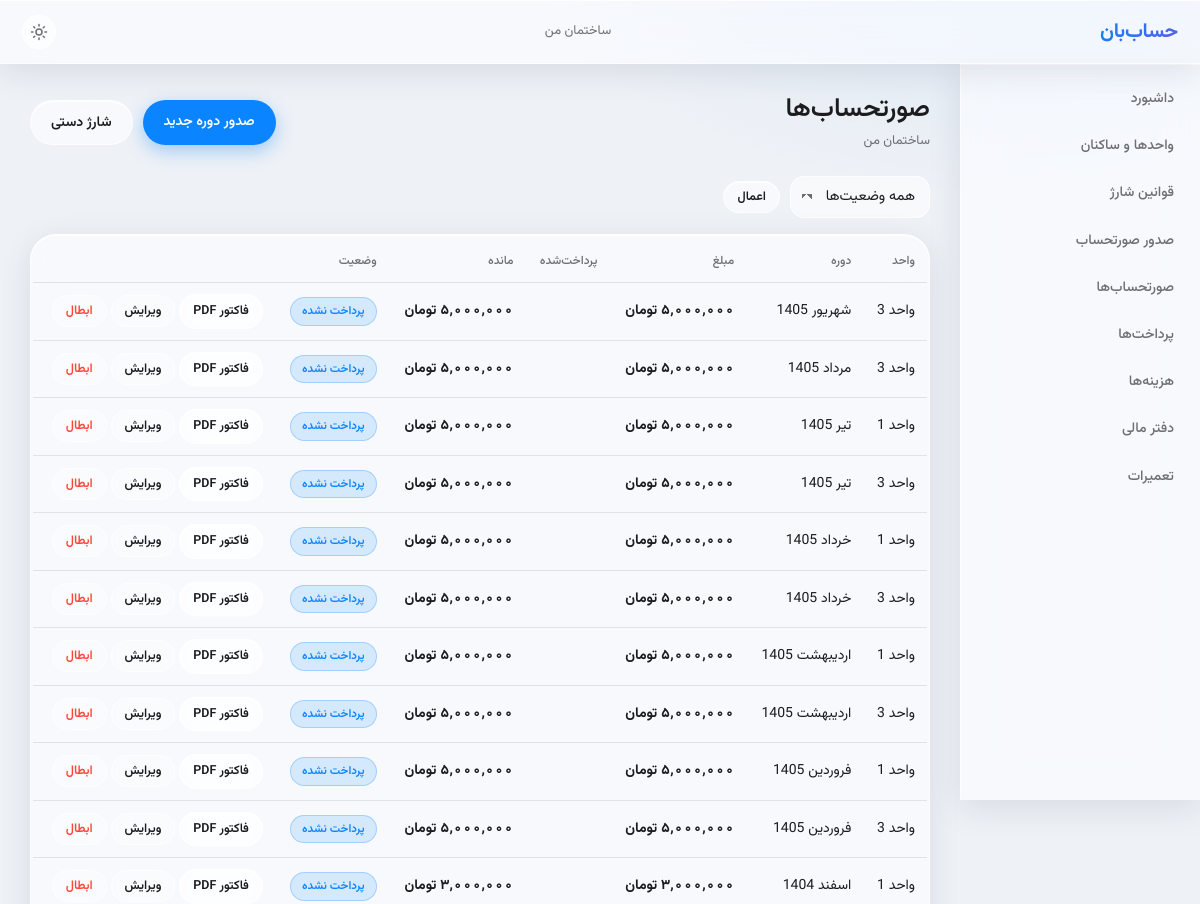
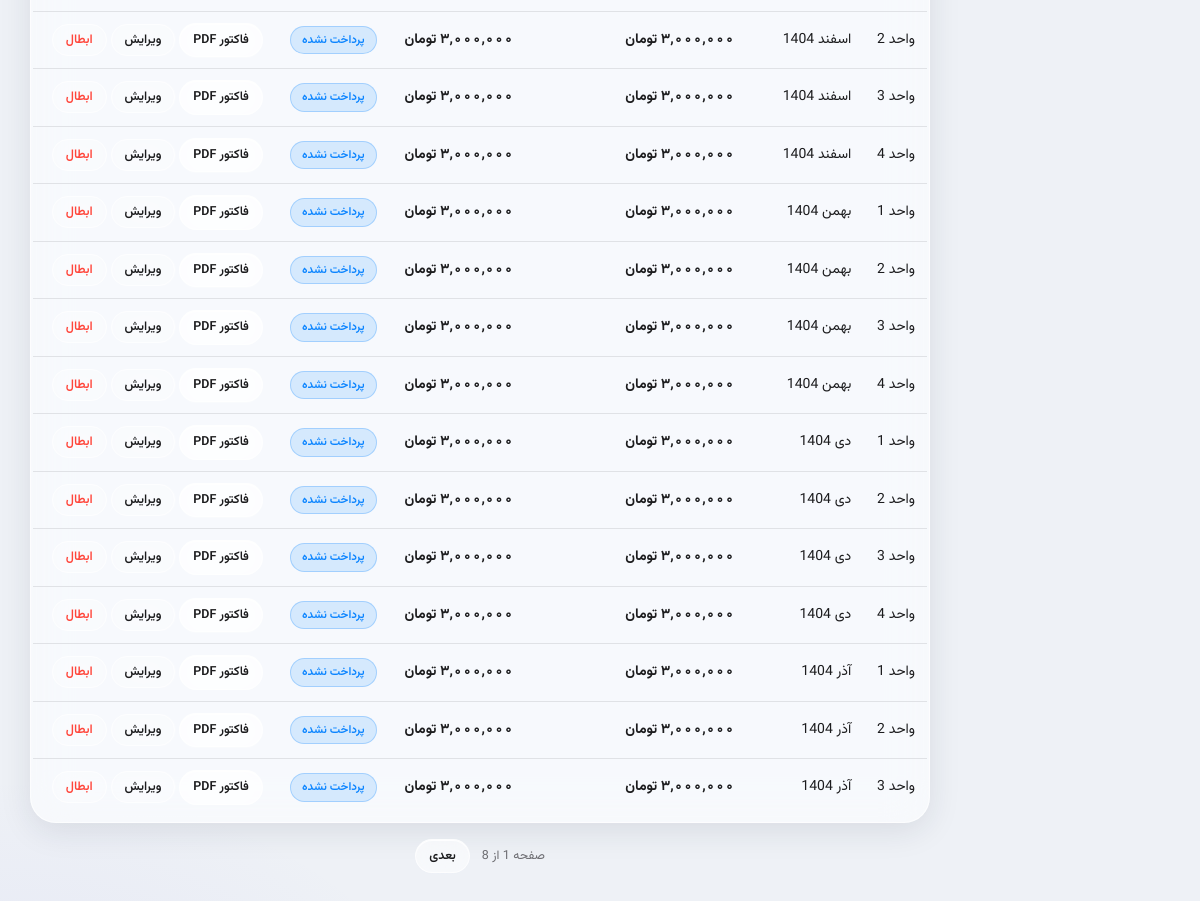
/billing/buildings/4/charges/, run on an earlier commit of the app's database (2 pictures, top to bottom).
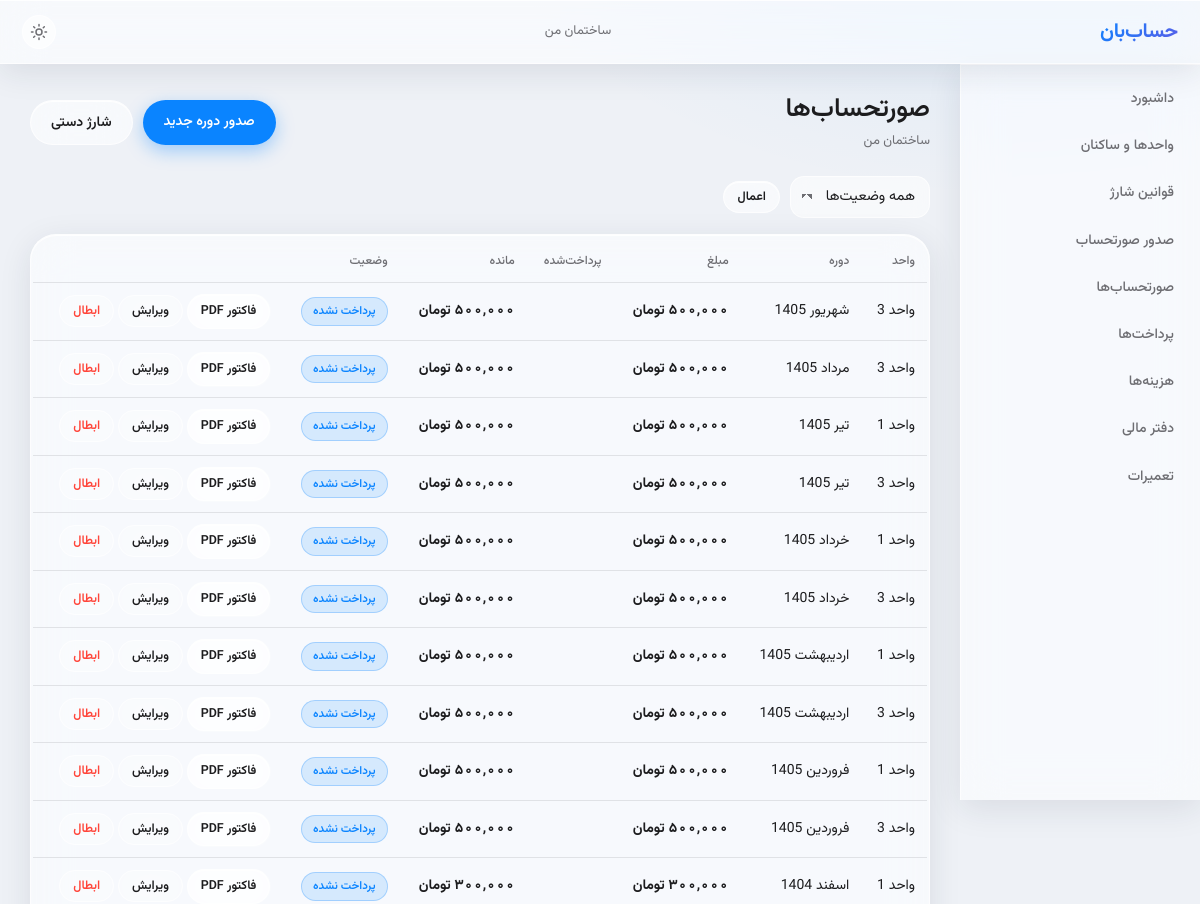
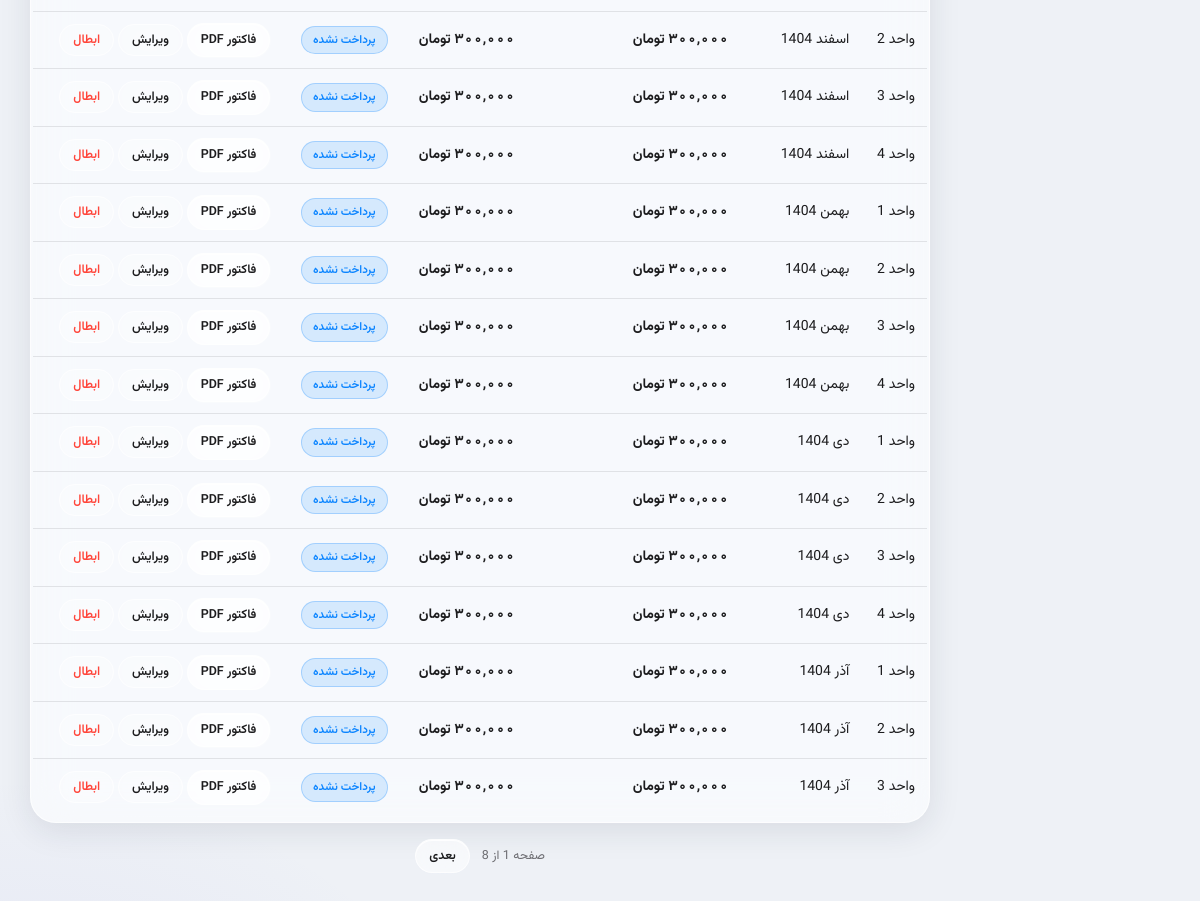
And on a later commit of the database (2 pictures, top to bottom).
### buildings/models.py (models this page shows, shortened)
class Building(models.Model):
    name = models.CharField(max_length=120)
    address = models.CharField(max_length=250, blank=True)
    created_at = models.DateTimeField(auto_now_add=True)
    class Meta:
        ordering = ["name"]

class Unit(models.Model):
    building = models.ForeignKey(Building, on_delete=models.CASCADE, related_name="units")
    number = models.CharField(max_length=10)
    area = models.DecimalField(max_digits=8, decimal_places=2, default=0)
    parking_count = models.PositiveSmallIntegerField(default=0)
    storage_count = models.PositiveSmallIntegerField(default=0)
    class Meta:
        ordering = ["building", "number"]
        constraints = [
            models.UniqueConstraint(fields=["building", "number"], name="unique_unit_number_per_building"),
        ]
        indexes = [models.Index(fields=["building"])]

### charges/models.py (models this page shows, shortened)
class Charge(models.Model):
    class Status(models.TextChoices):
        UNPAID = "unpaid", "پرداخت نشده"
        PARTIAL = "partial", "پرداخت جزئی"
        PAID = "paid", "پرداخت شده"
        CANCELLED = "cancelled", "ابطال شده"
    building = models.ForeignKey(Building, on_delete=models.CASCADE, related_name="charges")
    unit = models.ForeignKey(Unit, on_delete=models.CASCADE, related_name="charges")
    year = models.PositiveIntegerField()
    month = models.PositiveSmallIntegerField()
    total_amount = models.DecimalField(max_digits=14, decimal_places=2)
    status = models.CharField(max_length=10, choices=Status.choices, default=Status.UNPAID)
    created_at = models.DateTimeField(auto_now_add=True)
    class Meta:
        ordering = ["-year", "-month", "unit__number"]
        constraints = [
            models.UniqueConstraint(fields=["unit", "year", "month"], name="unique_billing_period_per_unit"),
        ]
        indexes = [
            models.Index(fields=["building", "year", "month"]),
            models.Index(fields=["unit", "status"]),
        ]

### charges/views.py (the view)
# urls.py: path("buildings/<int:building_pk>/charges/", views.charge_list, name="charge_list"),
def charge_list(request, building_pk):
    building = get_object_or_404(Building, pk=building_pk)
    status = request.GET.get("status") or ""
    charges = Charge.objects.filter(building=building).select_related("unit")
    if status:
        charges = charges.filter(status=status)
    charges = charges.annotate(paid=Sum("allocations__amount")).order_by("-year", "-month", "unit__number")
    paginator = Paginator(charges, 25)
    page = paginator.get_page(request.GET.get("page"))
    badge_by_status = {
        Charge.Status.UNPAID: ("unpaid", "پرداخت نشده"),
        Charge.Status.PARTIAL: ("partial", "پرداخت جزئی"),
        Charge.Status.PAID: ("paid", "پرداخت شده"),
        Charge.Status.CANCELLED: ("cancelled", "ابطال شده"),
    }
    for charge in page.object_list:
        paid = charge.paid or 0
        charge.remaining = charge.total_amount - paid
        charge.status_display = badge_by_status[charge.status]
        charge.period_label_fa = period_label(charge.year, charge.month)
        charge.editable = not charge.allocations.exists() and charge.status != Charge.Status.CANCELLED
    return render(request, "charges/charge_list.html", {
        "building": building,
        "page": page,
        "charges": page.object_list,
        "status": status,
        "statuses": Charge.Status.choices,
        "filter_query": f"status={status}" if status else "",
    })

### buildings/jalali.py (called while the page is built)
def to_fa_digits(value):
    return str(value).translate(FA_DIGITS)

### buildings/templatetags/fa_tags.py (called while the page is built)
@register.filter
def money(value):
    if value in (None, ""):
        return ""
    try:
        quantized = Decimal(value).quantize(Decimal("1"))
    except Exception:
        return to_fa_digits(value)
    return to_fa_digits(f"{quantized:,}")

@register.filter
def toman(value):
    amount = money(value)
    return f"{amount} تومان" if amount != "" else ""

### charges/services.py (called while the page is built)
def period_label(year, month):
    return f"{JALALI_MONTHS[month - 1]} {year}"

### templates/charges/charge_list.html (shortened to what this page needs)
{% extends "base.html" %}
{% load fa_tags %}
{% block content %}
<div class="page-head">
  <div><h1>صورتحساب‌ها</h1><p>{{ building.name }}</p></div>
  <div class="page-actions">
    <a class="btn btn-primary" href="{% url 'billing' building.pk %}">صدور دوره جدید</a>
    <button class="btn" hx-get="{% url 'charge_create' building.pk %}" hx-target="#modal-content">شارژ دستی</button>
  </div>
</div>
<form class="filters" method="get">
  <select name="status">
    <option value="">همه وضعیت‌ها</option>
  </select>
  <button class="btn btn-sm">اعمال</button>
</form>
<div class="table-wrap glass" style="padding: 6px 2px">
  <table class="table">
    <thead><tr><th>واحد</th><th>دوره</th><th>مبلغ</th><th>پرداخت‌شده</th><th>مانده</th><th>وضعیت</th><th></th></tr></thead>
    <tbody>
      {% for c in charges %}
      <tr>
        <td data-label="واحد">واحد {{ c.unit.number }}</td>
        <td data-label="دوره">{{ c.period_label_fa }}</td>
        <td data-label="مبلغ" class="num">{{ c.total_amount|toman }}</td>
        <td data-label="پرداخت‌شده" class="num">{{ c.paid|toman }}</td>
        <td data-label="مانده" class="num">{{ c.remaining|toman }}</td>
        <td data-label="وضعیت"><span class="badge badge-{{ c.status_display.0 }}">{{ c.status_display.1 }}</span></td>
        <td data-label="">
          <a class="btn btn-sm" href="{% url 'charge_invoice_pdf' c.pk %}" target="_blank">فاکتور PDF</a>
          {% if c.editable %}
          <button class="btn btn-sm btn-ghost" hx-get="{% url 'charge_edit' c.pk %}" hx-target="#modal-content">ویرایش</button>
          <button class="btn btn-sm btn-ghost btn-danger" hx-post="{% url 'charge_cancel' c.pk %}" hx-confirm="این شارژ ابطال شود؟">ابطال</button>
          {% endif %}
        </td>
      </tr>
      {% empty %}
      <tr><td colspan="7"><div class="empty">صورتحسابی ثبت نشده است.</div></td></tr>
      {% endfor %}
    </tbody>
  </table>
</div>
{% include "partials/pagination.html" %}
{% endblock %}

### templates/base.html (shortened to what this page needs)
{% load static %}<!doctype html>
<html lang="fa" dir="rtl">
<head>
<link rel="stylesheet" href="{% static 'css/app.css' %}">
</head>
<body>
<div class="app" hx-headers='{"X-CSRFToken": "{{ csrf_token }}"}'>
  <header class="topbar glass">
    <a class="brand" href="/">حساب‌بان</a>
    <span class="topbar-building">{% if building %}{{ building.name }}{% endif %}</span>
    <button class="icon-btn" id="theme-toggle" aria-label="تغییر پوسته" title="تغییر پوسته">
      <svg class="icon-sun" width="18" height="18" viewBox="0 0 24 24" fill="none" stroke="currentColor" stroke-width="2" stroke-linecap="round"><circle cx="12" cy="12" r="4"/><path d="M12 2v2M12 20v2M4.9 4.9l1.4 1.4M17.7 17.7l1.4 1.4M2 12h2M20 12h2M4.9 19.1l1.4-1.4M17.7 6.3l1.4-1.4"/></svg>
    </button>
  </header>
  <aside class="sidebar glass">
    <nav class="nav">
      {% if building %}
      <a class="nav-item" href="{% url 'building_dashboard' building.pk %}">داشبورد</a>
      <a class="nav-item" href="{% url 'unit_list' building.pk %}">واحدها و ساکنان</a>
      <a class="nav-item" href="{% url 'rule_list' building.pk %}">قوانین شارژ</a>
      <a class="nav-item" href="{% url 'billing' building.pk %}">صدور صورتحساب</a>
      <a class="nav-item" href="{% url 'charge_list' building.pk %}">صورتحساب‌ها</a>
      <a class="nav-item" href="{% url 'payment_list' building.pk %}">پرداخت‌ها</a>
      <a class="nav-item" href="{% url 'expense_list' building.pk %}">هزینه‌ها</a>
      <a class="nav-item" href="{% url 'ledger_list' building.pk %}">دفتر مالی</a>
      <a class="nav-item" href="{% url 'maintenance_list' building.pk %}">تعمیرات</a>
      {% else %}
      <a class="nav-item" href="{% url 'building_create' %}" hx-get="{% url 'building_create' %}" hx-target="#modal-content">ساختمان جدید</a>
      {% endif %}
    </nav>
  </aside>
  <main class="content">
    {% block content %}{% endblock %}
  </main>
</div>
</body>
</html>

### templates/partials/pagination.html (shortened to what this page needs)
{% if page.paginator.num_pages > 1 %}
<div class="pagination">
  <span class="page-info">صفحه {{ page.number|floatformat:0 }} از {{ page.paginator.num_pages }}</span>
  {% if page.has_next %}
  <a class="btn btn-sm" href="?{% if filter_query %}{{ filter_query }}&amp;{% endif %}page={{ page.next_page_number }}">بعدی</a>
  {% endif %}
</div>
{% endif %}

What changed in the data, as far as the page shows it:
changed Charge "شهریور 1405": total_amount|toman "۵,۰۰۰,۰۰۰ تومان" → "۵۰۰,۰۰۰ تومان"; remaining|toman "۵,۰۰۰,۰۰۰ تومان" → "۵۰۰,۰۰۰ تومان"
changed Charge "مرداد 1405": total_amount|toman "۵,۰۰۰,۰۰۰ تومان" → "۵۰۰,۰۰۰ تومان"; remaining|toman "۵,۰۰۰,۰۰۰ تومان" → "۵۰۰,۰۰۰ تومان"
changed Charge (number 3 of 25 on the later page): total_amount|toman "۵,۰۰۰,۰۰۰ تومان" → "۵۰۰,۰۰۰ تومان"; remaining|toman "۵,۰۰۰,۰۰۰ تومان" → "۵۰۰,۰۰۰ تومان"
changed Charge (number 4 of 25 on the later page): total_amount|toman "۵,۰۰۰,۰۰۰ تومان" → "۵۰۰,۰۰۰ تومان"; remaining|toman "۵,۰۰۰,۰۰۰ تومان" → "۵۰۰,۰۰۰ تومان"
changed Charge (number 5 of 25 on the later page): total_amount|toman "۵,۰۰۰,۰۰۰ تومان" → "۵۰۰,۰۰۰ تومان"; remaining|toman "۵,۰۰۰,۰۰۰ تومان" → "۵۰۰,۰۰۰ تومان"
changed Charge (number 6 of 25 on the later page): total_amount|toman "۵,۰۰۰,۰۰۰ تومان" → "۵۰۰,۰۰۰ تومان"; remaining|toman "۵,۰۰۰,۰۰۰ تومان" → "۵۰۰,۰۰۰ تومان"
changed Charge (number 7 of 25 on the later page): total_amount|toman "۵,۰۰۰,۰۰۰ تومان" → "۵۰۰,۰۰۰ تومان"; remaining|toman "۵,۰۰۰,۰۰۰ تومان" → "۵۰۰,۰۰۰ تومان"
changed Charge (number 8 of 25 on the later page): total_amount|toman "۵,۰۰۰,۰۰۰ تومان" → "۵۰۰,۰۰۰ تومان"; remaining|toman "۵,۰۰۰,۰۰۰ تومان" → "۵۰۰,۰۰۰ تومان"
changed Charge (number 9 of 25 on the later page): total_amount|toman "۵,۰۰۰,۰۰۰ تومان" → "۵۰۰,۰۰۰ تومان"; remaining|toman "۵,۰۰۰,۰۰۰ تومان" → "۵۰۰,۰۰۰ تومان"
changed Charge (number 10 of 25 on the later page): total_amount|toman "۵,۰۰۰,۰۰۰ تومان" → "۵۰۰,۰۰۰ تومان"; remaining|toman "۵,۰۰۰,۰۰۰ تومان" → "۵۰۰,۰۰۰ تومان"
changed Charge (number 11 of 25 on the later page): total_amount|toman "۳,۰۰۰,۰۰۰ تومان" → "۳۰۰,۰۰۰ تومان"; remaining|toman "۳,۰۰۰,۰۰۰ تومان" → "۳۰۰,۰۰۰ تومان"
changed Charge (number 12 of 25 on the later page): total_amount|toman "۳,۰۰۰,۰۰۰ تومان" → "۳۰۰,۰۰۰ تومان"; remaining|toman "۳,۰۰۰,۰۰۰ تومان" → "۳۰۰,۰۰۰ تومان"
changed Charge (number 13 of 25 on the later page): total_amount|toman "۳,۰۰۰,۰۰۰ تومان" → "۳۰۰,۰۰۰ تومان"; remaining|toman "۳,۰۰۰,۰۰۰ تومان" → "۳۰۰,۰۰۰ تومان"
changed Charge (number 14 of 25 on the later page): total_amount|toman "۳,۰۰۰,۰۰۰ تومان" → "۳۰۰,۰۰۰ تومان"; remaining|toman "۳,۰۰۰,۰۰۰ تومان" → "۳۰۰,۰۰۰ تومان"
changed Charge (number 15 of 25 on the later page): total_amount|toman "۳,۰۰۰,۰۰۰ تومان" → "۳۰۰,۰۰۰ تومان"; remaining|toman "۳,۰۰۰,۰۰۰ تومان" → "۳۰۰,۰۰۰ تومان"
changed Charge (number 16 of 25 on the later page): total_amount|toman "۳,۰۰۰,۰۰۰ تومان" → "۳۰۰,۰۰۰ تومان"; remaining|toman "۳,۰۰۰,۰۰۰ تومان" → "۳۰۰,۰۰۰ تومان"
changed Charge (number 17 of 25 on the later page): total_amount|toman "۳,۰۰۰,۰۰۰ تومان" → "۳۰۰,۰۰۰ تومان"; remaining|toman "۳,۰۰۰,۰۰۰ تومان" → "۳۰۰,۰۰۰ تومان"
changed Charge (number 18 of 25 on the later page): total_amount|toman "۳,۰۰۰,۰۰۰ تومان" → "۳۰۰,۰۰۰ تومان"; remaining|toman "۳,۰۰۰,۰۰۰ تومان" → "۳۰۰,۰۰۰ تومان"
changed Charge (number 19 of 25 on the later page): total_amount|toman "۳,۰۰۰,۰۰۰ تومان" → "۳۰۰,۰۰۰ تومان"; remaining|toman "۳,۰۰۰,۰۰۰ تومان" → "۳۰۰,۰۰۰ تومان"
changed Charge (number 20 of 25 on the later page): total_amount|toman "۳,۰۰۰,۰۰۰ تومان" → "۳۰۰,۰۰۰ تومان"; remaining|toman "۳,۰۰۰,۰۰۰ تومان" → "۳۰۰,۰۰۰ تومان"
changed Charge (number 21 of 25 on the later page): total_amount|toman "۳,۰۰۰,۰۰۰ تومان" → "۳۰۰,۰۰۰ تومان"; remaining|toman "۳,۰۰۰,۰۰۰ تومان" → "۳۰۰,۰۰۰ تومان"
changed Charge (number 22 of 25 on the later page): total_amount|toman "۳,۰۰۰,۰۰۰ تومان" → "۳۰۰,۰۰۰ تومان"; remaining|toman "۳,۰۰۰,۰۰۰ تومان" → "۳۰۰,۰۰۰ تومان"
changed Charge (number 23 of 25 on the later page): total_amount|toman "۳,۰۰۰,۰۰۰ تومان" → "۳۰۰,۰۰۰ تومان"; remaining|toman "۳,۰۰۰,۰۰۰ تومان" → "۳۰۰,۰۰۰ تومان"
changed Charge (number 24 of 25 on the later page): total_amount|toman "۳,۰۰۰,۰۰۰ تومان" → "۳۰۰,۰۰۰ تومان"; remaining|toman "۳,۰۰۰,۰۰۰ تومان" → "۳۰۰,۰۰۰ تومان"
changed Charge (number 25 of 25 on the later page): total_amount|toman "۳,۰۰۰,۰۰۰ تومان" → "۳۰۰,۰۰۰ تومان"; remaining|toman "۳,۰۰۰,۰۰۰ تومان" → "۳۰۰,۰۰۰ تومان"
